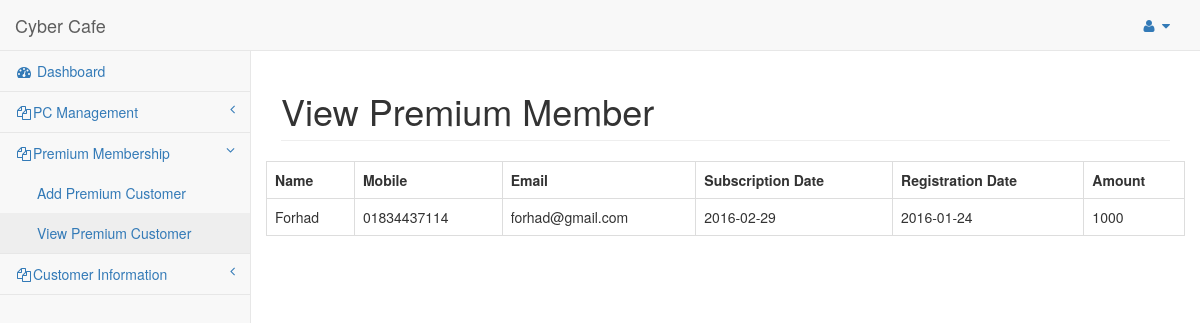
Page /view_premium_mem.php on the committed database.
### tables this page shows
CREATE TABLE `premium_mem` (
  `member_id` int(100) NOT NULL,
  `mem_name` varchar(100) NOT NULL,
  `mem_mobile` varchar(100) NOT NULL,
  `mem_email` varchar(20) NOT NULL,
  `sub_time` date NOT NULL,
  `reg_date` date NOT NULL,
  `amount` int(100) NOT NULL
);

### view_premium_mem.php (the view, shortened to what this page needs)
<?php
	include('inc/header.php');
	include('inc/nav.php');
?>
        <div id="page-wrapper">
            <div class="row">
                <div class="col-lg-12">
                    <h1 class="page-header">View Premium Member</h1>
                </div>
            </div>
            <div class="row">
				<table class="table table-bordered">
					<tr>
						<th>Name</th>
						<th>Mobile</th>
						<th>Email</th>
						<th>Subscription Date</th>
						<th>Registration Date</th>
						<th>Amount</th>
					</tr>
					<?php
						$query="SELECT * from premium_mem";
						$select=mysql_query($query);
						while($data=mysql_fetch_assoc($select))
						{
							echo "<tr>";
								echo "<td>".$data['mem_name']."</td>";
								echo "<td>".$data['mem_mobile']."</td>";
								echo "<td>".$data['mem_email']."</td>";
								echo "<td>".$data['sub_time']."</td>";
								echo "<td>".$data['reg_date']."</td>";
								echo "<td>".$data['amount']."</td>";
							echo "</tr>";
						}
					?>
				</table>
            </div>
        </div>
    </div>
<?php
	include('inc/footer.php');
?>

### css/cyber.css (style rules this page uses)
body { background-color: #f8f8f8; }
#page-wrapper { padding: 0 15px; min-height: 568px; background-color: #fff; }
@media (min-width:768px) { #page-wrapper { position: inherit; margin: 0 0 0 250px; padding: 0 30px; border-left: 1px solid #e7e7e7; } }

### rows in the picture
premium_mem: mem_name "Forhad", mem_mobile "01834437114", mem_email "forhad@gmail.com", sub_time "2016-02-29", reg_date "2016-01-24", amount "1000"
